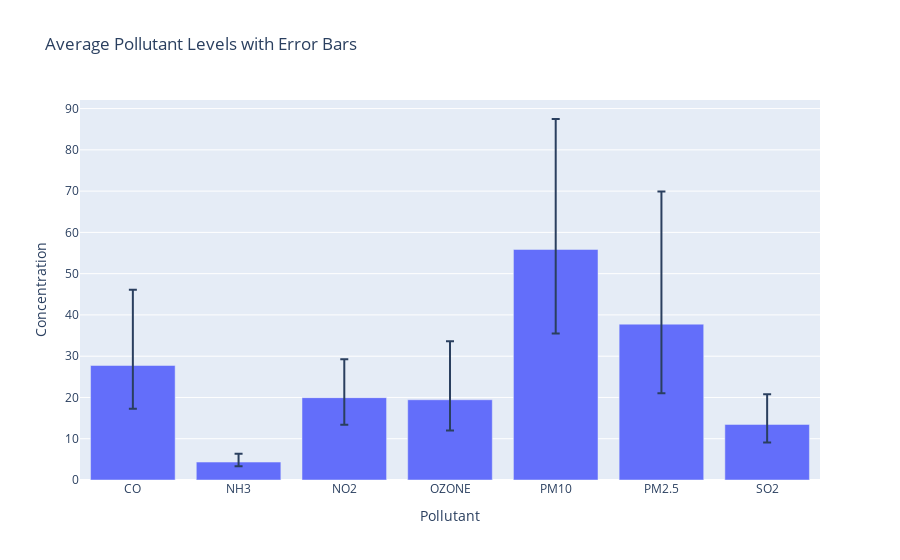

Notebook code cell kept with this figure:
### Code cell
summary = df.groupby('pollutant_id').agg({'avg_value': 'mean', 'min_value': 'mean', 'max_value': 'mean'}).reset_index()

fig = go.Figure()
fig.add_trace(go.Bar(
    x=summary['pollutant_id'],
    y=summary['avg_value'],
    error_y=dict(
        type='data',
        symmetric=False,
        array=summary['max_value'] - summary['avg_value'],
        arrayminus=summary['avg_value'] - summary['min_value']
    ),
    name='Average with Min-Max Error'
))
fig.update_layout(title='Average Pollutant Levels with Error Bars',
                  xaxis_title='Pollutant',
                  yaxis_title='Concentration')
fig.show()

### Figure 1 — Plotly figure (JSON) as saved in the notebook; plotly's stock layout.template omitted (floating-point values rounded to 4 significant figures)
{"data": [{"error_y": {"array": [18.32, 2.035, 9.339, 14.16, 31.61, 32.12, 7.33], "arrayminus": [10.45, 0.9922, 6.543, 7.451, 20.35, 16.73, 4.384], "symmetric": false, "type": "data"}, "name": "Average with Min-Max Error", "type": "bar", "x": ["CO", "NH3", "NO2", "OZONE", "PM10", "PM2.5", "SO2"], "y": [27.75, 4.345, 19.95, 19.44, 55.87, 37.77, 13.47]}], "layout": {"title": {"text": "Average Pollutant Levels with Error Bars"}, "xaxis": {"title": {"text": "Pollutant"}}, "yaxis": {"title": {"text": "Concentration"}}}}
